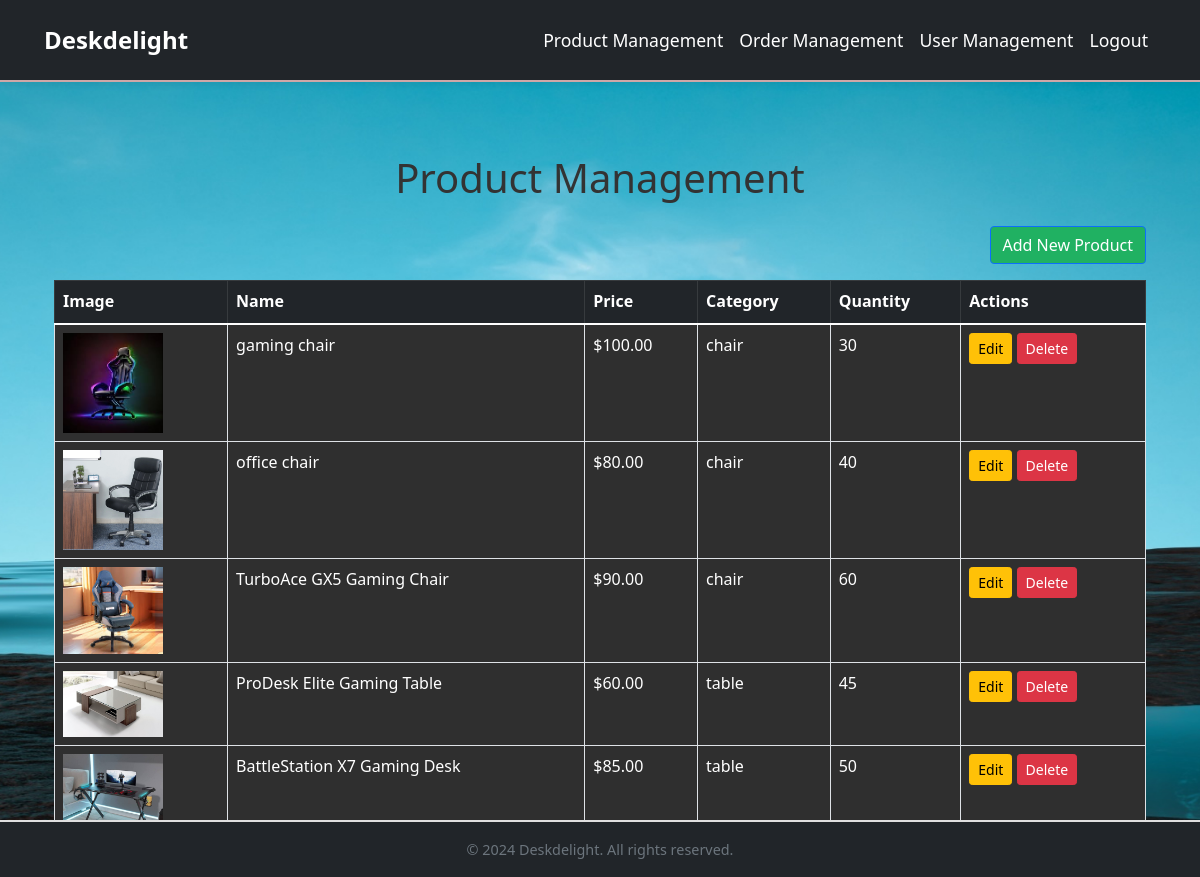
/product_management/ (signed in), run on an earlier commit of the app's database.
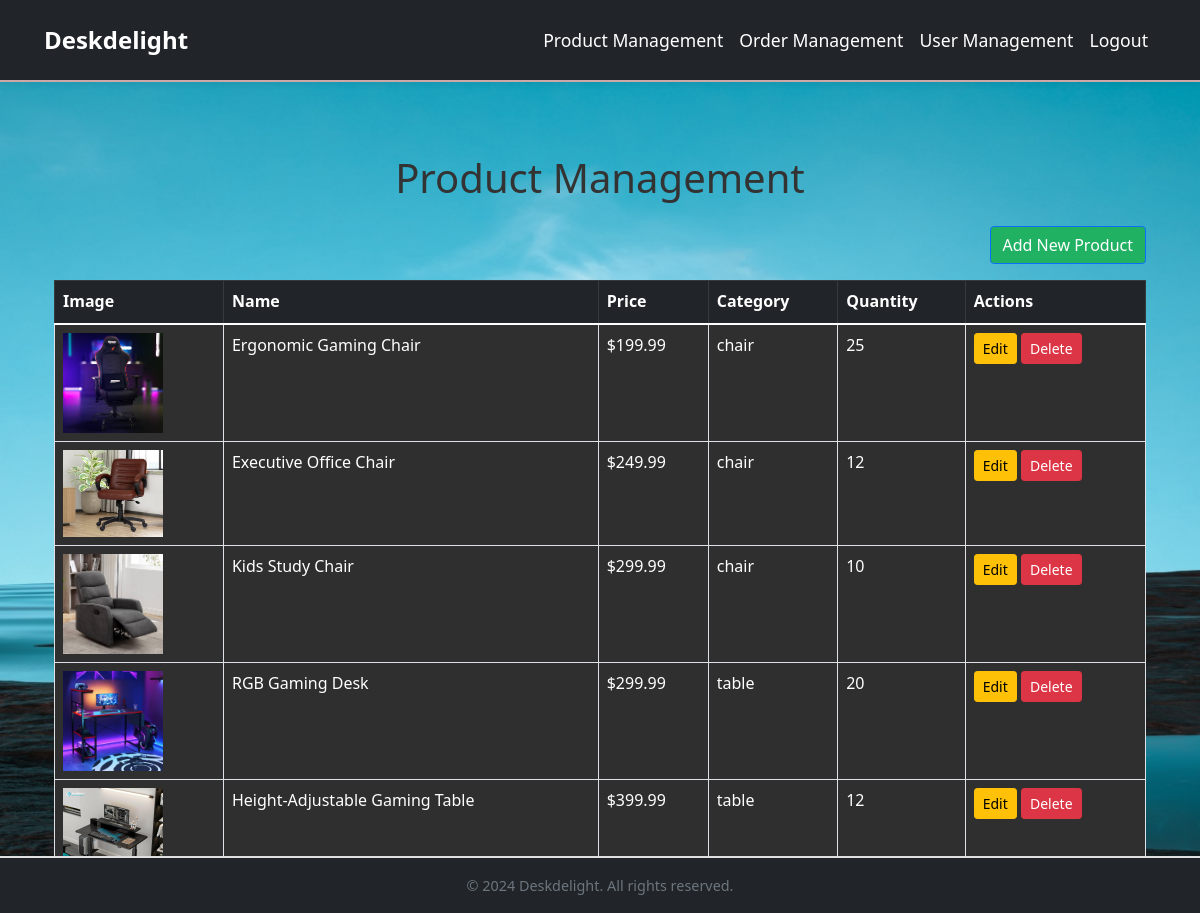
And on a later commit of the database.
### myapp/models.py (models this page shows, shortened)
class Product(models.Model):
    CATEGORY_CHOICES = [
        ('chair', 'Chair'),
        ('table', 'Table'),
    ]
    name = models.CharField(max_length=255)
    description = models.TextField()
    price = models.DecimalField(max_digits=10, decimal_places=2)
    image = models.ImageField(upload_to='products/', default='products/default.jpg')
    category = models.CharField(
        max_length=50,
        choices=CATEGORY_CHOICES,
        default='chair'
    )
    quantity_available = models.PositiveIntegerField(default=0)  # Track available stock

### myapp/views.py (the view)
# urls.py: path('product_management/', views.product_management, name='product_management'),
def product_management(request):
    if not request.user.is_authenticated or not request.user.is_staff:
        messages.error(request, "You are not authorized to view this page.")
        return redirect('admin_login')
    products = Product.objects.all()
    return render(request, 'admin_product_management.html', {'products': products})

### templates/admin_product_management.html (shortened to what this page needs)
{% extends 'admin_base.html' %}
{% block content %}
<div class="container mt-5">
    <h1 class="text-center mb-4">Product Management</h1>
    <div class="text-end mb-3">
        <a href="{% url 'add_product' %}" class="btn btn-primary" style="background-color: #20b162;">Add New Product</a>
    </div>
    <div class="table-responsive">
        <table class="table table-bordered table-hover" style="background-color: #2f2f2f; color: #fff;">
            <thead class="table-dark">
                <tr>
                    <th>Image</th>
                    <th>Name</th>
                    <th>Price</th>
                    <th>Category</th>
                    <th>Quantity</th>
                    <th>Actions</th>
                </tr>
            </thead>
            <tbody>
                {% for product in products %}
                <tr>
                    <td>
                        <img src="{{ product.image.url }}" alt="{{ product.name }}" style="max-width: 100px; height: auto;">
                    </td>
                    <td>{{ product.name }}</td>
                    <td>${{ product.price }}</td>
                    <td>{{ product.category }}</td>
                    <td>{{ product.quantity_available }}</td>
                    <td>
                        <a href="{% url 'edit_product' product.id %}" class="btn btn-warning btn-sm">Edit</a>
                        <a href="{% url 'delete_product' product.id %}" class="btn btn-danger btn-sm" onclick="return confirm('Are you sure you want to delete this product?');">Delete</a>
                    </td>
                </tr>
                {% empty %}
                <tr>
                    <td colspan="6" class="text-center">No products available.</td>
                </tr>
                {% endfor %}
            </tbody>
        </table>
    </div>
</div>
{% endblock %}

What changed in the data, as far as the page shows it:
removed Product: image (picture), name "gaming chair", price "100.00", category "chair", quantity_available "30"
removed Product: image (picture), name "office chair", price "80.00", category "chair", quantity_available "40"
removed Product: image (picture), name "TurboAce GX5 Gaming Chair", price "90.00", category "chair", quantity_available "60"
removed Product: image (picture), name "ProDesk Elite Gaming Table", price "60.00", category "table", quantity_available "45"
removed Product: image (picture), name "BattleStation X7 Gaming Desk", price "85.00", category "table", quantity_available "50"
added Product: image (picture), name "Ergonomic Gaming Chair", price "199.99", category "chair", quantity_available "25"
added Product: image (picture), name "Executive Office Chair", price "249.99", category "chair", quantity_available "12"
added Product: image (picture), name "Kids Study Chair", price "299.99", category "chair", quantity_available "10"
added Product: image (picture), name "RGB Gaming Desk", price "299.99", category "table", quantity_available "20"
added Product: image (picture), name "Height-Adjustable Gaming Table", price "399.99", category "table", quantity_available "12"
